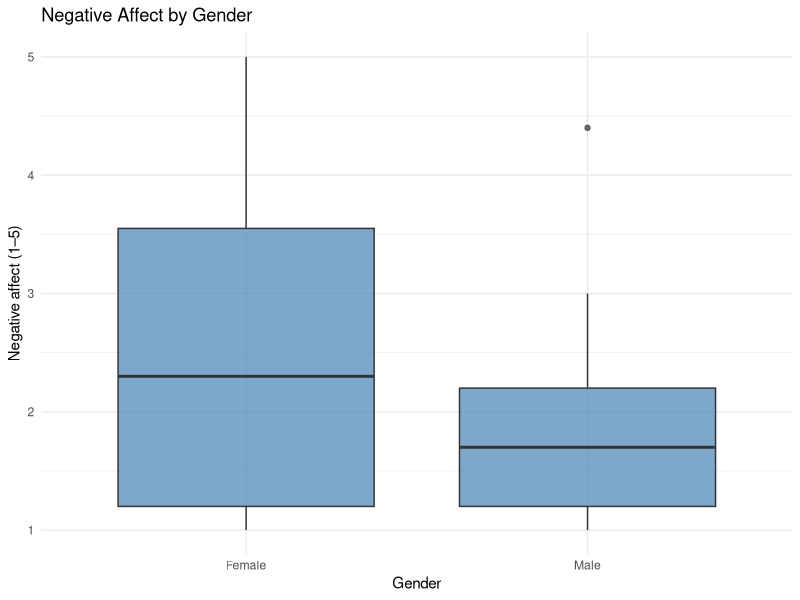
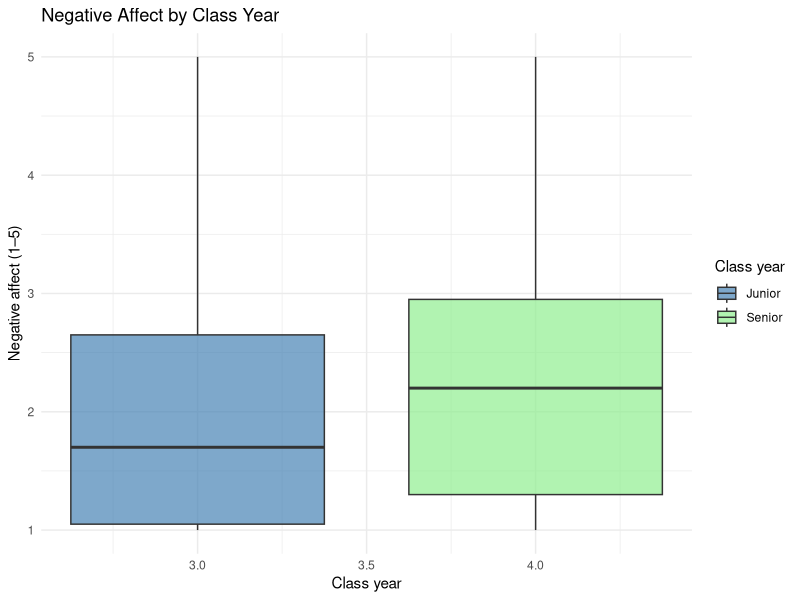
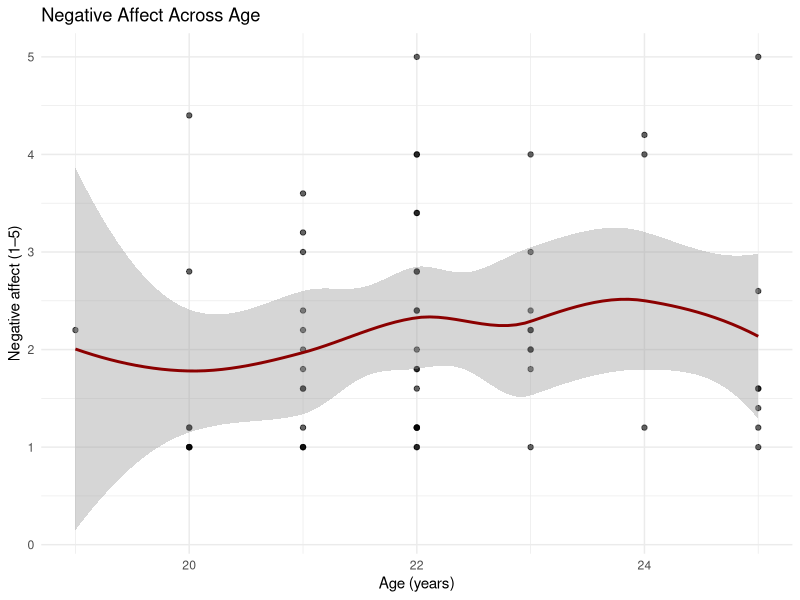

Write the R code that produced these figures, in order.
## ---- chunk 1
library(tidyverse)
library(haven)

studydata_raw <- read_sav("AI Purpose Questions and Plan Clarity Study.sav") %>% 
  as_tibble()
## ---- chunk 2
studydata_emotion <- studydata_raw %>% 
  transmute(
    id           = ID,
    condition    = condition,         
    neg_affect   = NegAff_Mean
  )
## ---- chunk 3
gender_demo <- studydata_raw %>% 
  transmute(
    id     = ID,
    gender = Gender
  )

classyear_demo <- studydata_raw %>% 
  transmute(
    id         = ID,
    class_year = Study_Year
  )

age_demo <- studydata_raw %>% 
  transmute(
    id  = ID,
    age = Age
  )
## ---- chunk 4
studydata_emotion_demo <- studydata_emotion %>% 
  left_join(gender_demo,    by = "id") %>% 
  left_join(classyear_demo, by = "id") %>% 
  left_join(age_demo,       by = "id")
## ---- chunk 5
overall_distress_summary <- studydata_emotion_demo %>% 
  summarise(
    n        = n(),
    mean     = mean(neg_affect),
    sd       = sd(neg_affect),
    min      = min(neg_affect),
    max      = max(neg_affect)
  )
## ---- chunk 6
gender_distress_summary <- studydata_emotion_demo %>% 
  group_by(gender) %>% 
  summarise(
    n    = n(),
    mean = mean(neg_affect),
    sd   = sd(neg_affect),
    .groups = "drop"
  )
## ---- chunk 7
classyear_distress_summary <- studydata_emotion_demo %>% 
  group_by(class_year) %>% 
  summarise(
    n    = n(),
    mean = mean(neg_affect),
    sd   = sd(neg_affect),
    .groups = "drop"
  )
## ---- chunk 8
combined_distress_summary <- bind_rows(
  overall_distress_summary %>% 
    mutate(
      grouping = "overall",
      level    = "all"
    ),
  gender_distress_summary %>% 
    mutate(
      grouping = "gender",
      level    = as.character(gender)
    ) %>% 
    select(grouping, level, n, mean, sd),
  classyear_distress_summary %>% 
    mutate(
      grouping = "class_year",
      level    = as.character(class_year)
    ) %>% 
    select(grouping, level, n, mean, sd)
) %>% 
  relocate(grouping, level)
## ---- chunk 9
p_distress_gender <- ggplot(studydata_emotion_demo,
                            aes(x = gender, y = neg_affect)) +
  geom_boxplot(fill = "steel blue", alpha = 0.7) +
  labs(
    title = "Negative Affect by Gender",
    x     = "Gender",
    y     = "Negative affect (1–5)"
  ) +
  theme_minimal()

p_distress_gender
## ---- chunk 10
p_distress_classyear <- ggplot(studydata_emotion_demo,
                               aes(x = class_year,
                                   y = neg_affect,
                                   fill = factor(class_year))) +
  geom_boxplot(alpha = 0.7) +
  scale_fill_manual(
    name   = "Class year",
    values = c("3" = "steel blue", "4" = "light green"),
    labels = c("3" = "Junior", "4" = "Senior")
  ) +
  labs(
    title = "Negative Affect by Class Year",
    x     = "Class year",
    y     = "Negative affect (1–5)"
  ) +
  theme_minimal()

p_distress_classyear
## ---- chunk 11
p_distress_age <- ggplot(studydata_emotion_demo,
                         aes(x = age, y = neg_affect)) +
  geom_point(alpha = 0.6) +
  geom_smooth(method = "loess", se = TRUE, color = "darkred") +
  labs(
    title = "Negative Affect Across Age",
    x     = "Age (years)",
    y     = "Negative affect (1–5)"
  ) +
  theme_minimal()

p_distress_age
